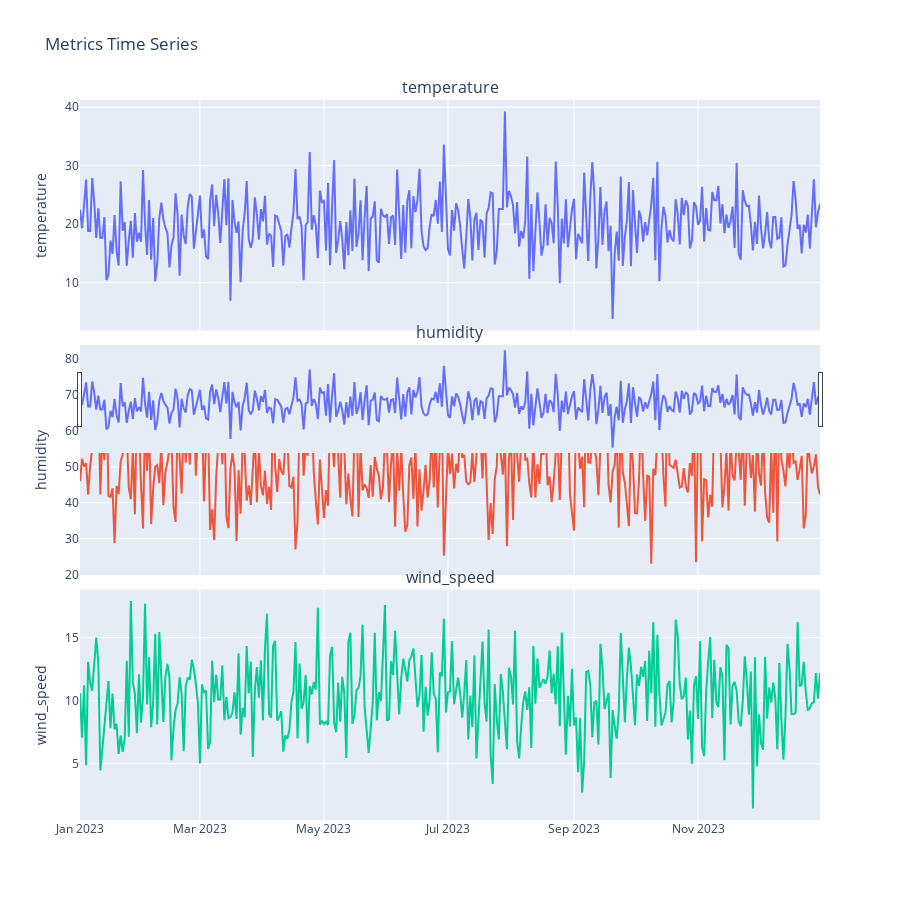

The notebook cell saved with this chart:
### Code cell
import pandas as pd
import plotly.express as px
import plotly.graph_objs as go
from plotly.subplots import make_subplots

import numpy as np

# Method 1: Generate sample time series data
np.random.seed(42)
dates = pd.date_range(start='2023-01-01', end='2023-12-31', freq='D')
df = pd.DataFrame({
    'temperature': np.random.normal(20, 5, len(dates)),
    'humidity': np.random.normal(50, 10, len(dates)),
    'wind_speed': np.random.normal(10, 3, len(dates))
}, index=dates)

# 1. Basic Line Plot with Plotly Express
def plotly_express_timeseries(df):
    """Create interactive line plot using Plotly Express"""
    fig = px.line(
        df.reset_index(), 
        x='index', 
        y=df.columns, 
        title='Time Series Visualization',
        labels={'index': 'Date', 'value': 'Measurement', 'variable': 'Metric'},
        height=600
    )
    
    # Add range slider and selectors
    fig.update_layout(
        xaxis_rangeslider_visible=True,
        title_x=0.5
    )
    
    return fig

# 2. Advanced Interactive Plot with Plotly Graph Objects
def plotly_graph_objects_timeseries(df):
    """Create more customizable interactive time series plot"""
    # Create figure
    fig = go.Figure()

    # Add traces for each column
    for column in df.columns:
        fig.add_trace(go.Scatter(
            x=df.index, 
            y=df[column],
            mode='lines+markers',
            name=column
        ))

    # Customize layout
    fig.update_layout(
        title='Detailed Time Series Analysis',
        xaxis_title='Date',
        yaxis_title='Value',
        height=600,
        hovermode='x unified'
    )

    # Add range slider
    fig.update_layout(
        xaxis=dict(
            rangeselector=dict(
                buttons=list([
                    dict(count=1, label="1m", step="month", stepmode="backward"),
                    dict(count=6, label="6m", step="month", stepmode="backward"),
                    dict(step="all")
                ])
            ),
            rangeslider=dict(visible=True),
            type="date"
        )
    )

    return fig

# 3. Subplot Time Series with Multiple Metrics
def plotly_subplots_timeseries(df):
    """Create multiple subplots for different metrics using make_subplots"""
    # Create subplot figure with as many rows as columns
    fig = make_subplots(
        rows=len(df.columns), 
        cols=1,
        shared_xaxes=True,
        vertical_spacing=0.02,
        subplot_titles=df.columns
    )

    # Add trace for each column
    for i, column in enumerate(df.columns, 1):
        fig.add_trace(
            go.Scatter(
                x=df.index, 
                y=df[column],
                mode='lines',
                name=column
            ),
            row=i, 
            col=1
        )

    # Customize layout
    fig.update_layout(
        height=300 * len(df.columns),  # Adjust height based on number of subplots
        title='Metrics Time Series',
        showlegend=False
    )

    # Add range slider to bottom subplot
    fig.update_layout(
        xaxis_rangeslider_visible=True
    )

    # Update y-axis titles
    for i in range(len(df.columns)):
        fig.update_yaxes(title_text=df.columns[i], row=i+1, col=1)

    return fig

# 4. Interactive Candlestick-style Plot (for financial data simulation)
def simulate_financial_data():
    """Simulate stock-like financial time series data"""
    dates = pd.date_range(start='2023-01-01', end='2023-12-31', freq='D')
    
    # Simulate stock-like data
    np.random.seed(42)
    close = 100 + np.cumsum(np.random.normal(0, 1, len(dates)))
    open_price = close - np.random.normal(0, 0.5, len(dates))
    high = np.maximum(close, open_price) + np.abs(np.random.normal(0, 0.5, len(dates)))
    low = np.minimum(close, open_price) - np.abs(np.random.normal(0, 0.5, len(dates)))
    
    df_financial = pd.DataFrame({
        'Date': dates,
        'Open': open_price,
        'High': high,
        'Low': low,
        'Close': close
    }).set_index('Date')
    
    return df_financial

def plotly_candlestick(df_financial):
    """Create interactive candlestick chart"""
    fig = go.Figure(data=[go.Candlestick(
        x=df_financial.index,
        open=df_financial['Open'],
        high=df_financial['High'],
        low=df_financial['Low'],
        close=df_financial['Close']
    )])

    fig.update_layout(
        title='Financial Time Series',
        xaxis_rangeslider_visible=True,
        height=600
    )

    return fig

# Demonstrate usage
if __name__ == '__main__':
    # Line Plots
    fig1 = plotly_express_timeseries(df)
    fig2 = plotly_graph_objects_timeseries(df)
    fig3 = plotly_subplots_timeseries(df)
    
    # Financial Simulation
    df_financial = simulate_financial_data()
    fig4 = plotly_candlestick(df_financial)

    # Display or save methods
    fig3.show()  # For Jupyter/interactive environments
    # pio.write_html(fig1, file='timeseries_plot.html')  # Save as HTML

### Figure 1 — Plotly figure (JSON) as saved in the notebook; plotly's stock layout.template omitted (floating-point values rounded to 4 significant figures; data arrays with more than 128 entries replaced by an {"elided": "..."} marker saying what was removed)
{"data": [{"mode": "lines", "name": "temperature", "type": "scatter", "x": {"elided": "365 str values"}, "xaxis": "x", "y": {"elided": "365 float values"}, "yaxis": "y"}, {"mode": "lines", "name": "humidity", "type": "scatter", "x": {"elided": "365 str values"}, "xaxis": "x2", "y": {"elided": "365 float values"}, "yaxis": "y2"}, {"mode": "lines", "name": "wind_speed", "type": "scatter", "x": {"elided": "365 str values"}, "xaxis": "x3", "y": {"elided": "365 float values"}, "yaxis": "y3"}], "layout": {"annotations": [{"font": {"size": 16}, "showarrow": false, "text": "temperature", "x": 0.5, "xanchor": "center", "xref": "paper", "y": 1, "yanchor": "bottom", "yref": "paper"}, {"font": {"size": 16}, "showarrow": false, "text": "humidity", "x": 0.5, "xanchor": "center", "xref": "paper", "y": 0.66, "yanchor": "bottom", "yref": "paper"}, {"font": {"size": 16}, "showarrow": false, "text": "wind_speed", "x": 0.5, "xanchor": "center", "xref": "paper", "y": 0.32, "yanchor": "bottom", "yref": "paper"}], "height": 900, "showlegend": false, "title": {"text": "Metrics Time Series"}, "xaxis": {"anchor": "y", "domain": [0, 1], "matches": "x3", "rangeslider": {"visible": true}, "showticklabels": false}, "xaxis2": {"anchor": "y2", "domain": [0, 1], "matches": "x3", "showticklabels": false}, "xaxis3": {"anchor": "y3", "domain": [0, 1]}, "yaxis": {"anchor": "x", "domain": [0.68, 1], "title": {"text": "temperature"}}, "yaxis2": {"anchor": "x2", "domain": [0.34, 0.66], "title": {"text": "humidity"}}, "yaxis3": {"anchor": "x3", "domain": [0, 0.32], "title": {"text": "wind_speed"}}}}
